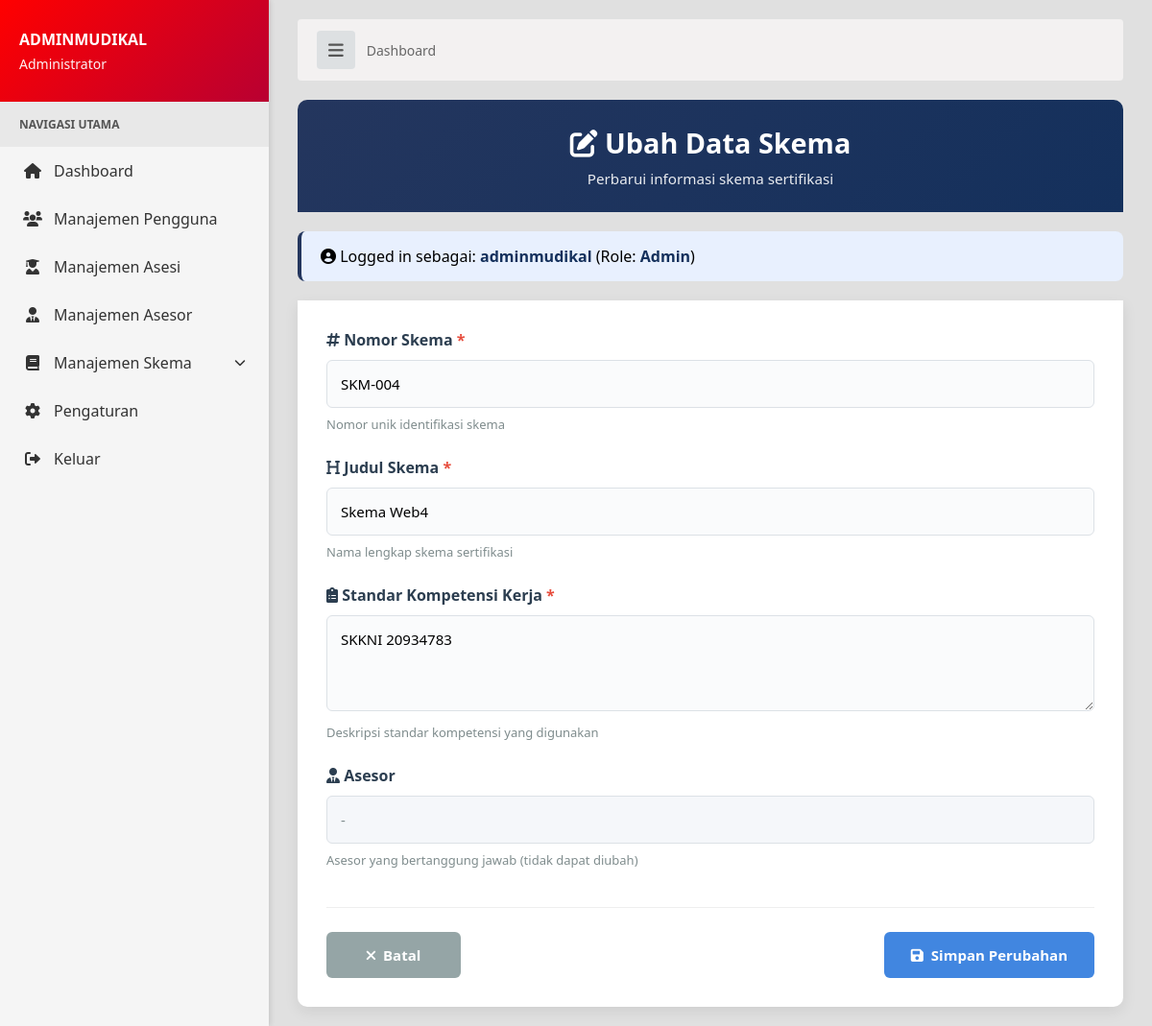
/BERANDA/UTAMA.php?page=../SKEMA/Ubah_Skema.php&id=4 (signed in), run on the app's committed database.
### tables this page shows
CREATE TABLE `tb_skema` (
  `id_skema` int(11) NOT NULL,
  `nomor_skema` varchar(100) NOT NULL,
  `judul_skema` varchar(100) NOT NULL,
  `standar_kompetensi_kerja` varchar(100) NOT NULL,
  `id_asesor` int(11) NOT NULL
);

### SKEMA/Ubah_Skema.php (the view, shortened to what this page needs)
<?php
include '../koneksi.php';
$skema_data = [];
if (isset($_GET['id'])) {
    $id = intval($_GET['id']);
    $sql = "SELECT s.*, a.nama_asesor
            FROM tb_skema s
            LEFT JOIN tb_asesor a ON s.id_asesor = a.id_asesor
            WHERE s.id_skema = ?";
    $stmt = mysqli_prepare($koneksi, $sql);
    if ($stmt) {
        mysqli_stmt_bind_param($stmt, "i", $id);
        mysqli_stmt_execute($stmt);
        $result = mysqli_stmt_get_result($stmt);
        if ($result && mysqli_num_rows($result) > 0) {
            $skema_data = mysqli_fetch_assoc($result);
        } else {
            $message = "Data skema tidak ditemukan.";
            $message_type = 'error';
        }
    }
} else {
    $message = "ID skema tidak valid.";
    $message_type = 'error';
}
?>
<link rel="stylesheet" href="https://cdnjs.cloudflare.com/ajax/libs/font-awesome/6.0.0/css/all.min.css">
<div class="ubah-container">
    <div class="ubah-header">
        <h1><i class="fas fa-edit"></i> Ubah Data Skema</h1>
        <p>Perbarui informasi skema sertifikasi</p>
    </div>
    <div class="user-info">
        <i class="fas fa-user-circle"></i> Logged in sebagai:
        <span><?php echo htmlspecialchars($_SESSION['username'] ?? ''); ?></span>
        (Role: <span><?php echo htmlspecialchars($_SESSION['role'] ?? ''); ?></span>)
    </div>
    <?php if (!empty($skema_data)): ?>
        <div class="form-container">
            <form method="post" action="" id="editSkemaForm">
                <div class="form-group">
                    <label for="nomor_skema" class="required">
                        <i class="fas fa-hashtag"></i> Nomor Skema
                    </label>
                    <input type="text"
                           id="nomor_skema"
                           name="nomor_skema"
                           class="form-control"
                           value="<?php echo htmlspecialchars($skema_data['nomor_skema']); ?>"
                           required
                           maxlength="100">
                    <span class="form-hint">Nomor unik identifikasi skema</span>
                </div>
                <div class="form-group">
                    <label for="judul_skema" class="required">
                        <i class="fas fa-heading"></i> Judul Skema
                    </label>
                    <input type="text"
                           id="judul_skema"
                           name="judul_skema"
                           class="form-control"
                           value="<?php echo htmlspecialchars($skema_data['judul_skema']); ?>"
                           required
                           maxlength="100">
                    <span class="form-hint">Nama lengkap skema sertifikasi</span>
                </div>
                <div class="form-group">
                    <label for="standar_kompetensi_kerja" class="required">
                        <i class="fas fa-clipboard-list"></i> Standar Kompetensi Kerja
                    </label>
                    <textarea
                        id="standar_kompetensi_kerja"
                        name="standar_kompetensi_kerja"
                        class="form-control"
                        required><?php echo htmlspecialchars($skema_data['standar_kompetensi_kerja']); ?></textarea>
                    <span class="form-hint">Deskripsi standar kompetensi yang digunakan</span>
                </div>
                <div class="form-group">
                    <label for="nama_asesor">
                        <i class="fas fa-user-tie"></i> Asesor
                    </label>
                    <input type="text"
                           id="nama_asesor"
                           class="form-control"
                           value="<?php echo htmlspecialchars($skema_data['nama_asesor'] ?? '-'); ?>"
                           readonly>
                    <span class="form-hint">Asesor yang bertanggung jawab (tidak dapat diubah)</span>
                </div>
                <div class="button-group">
                    <a href="../BERANDA/UTAMA.php?page=../SKEMA/list_skema.php" class="btn btn-secondary">
                        <i class="fas fa-times"></i> Batal
                    </a>
                    <button type="submit" name="update" class="btn btn-primary">
                        <i class="fas fa-save"></i> Simpan Perubahan
                    </button>
                </div>
            </form>
        </div>
    <?php endif; ?>
</div>

### BERANDA/UTAMA.php (style rules this page uses)
* { margin: 0; padding: 0; box-sizing: border-box; font-family: 'Segoe UI', Roboto, 'Helvetica Neue', Arial, sans-serif; }
body { background-color: #e0e0e0; display: flex; flex-direction: column; min-height: 100vh; }

### SKEMA/Ubah_Skema.php (style rules this page uses)
.ubah-container { max-width: 900px; margin: 0 auto; }
.ubah-header { background: linear-gradient(135deg, #24365e 0%, #14305c 100%); color: white; padding: 25px 30px; border-radius: 10px 10px 0 0; text-align: center; }
.ubah-header h1 { font-size: 1.8em; margin-bottom: 8px; }
.ubah-header p { opacity: 0.9; font-size: 0.95em; }
.user-info { background: #e8f0fe; padding: 15px 20px; margin: 20px 0; border-radius: 8px; border-left: 4px solid #24365e; }
.user-info span { font-weight: 600; color: #14305c; }
.form-container { background: white; padding: 30px; border-radius: 0 0 10px 10px; box-shadow: 0 5px 15px rgba(0, 0, 0, 0.08); }
.form-group { margin-bottom: 25px; }
.form-group label { display: block; margin-bottom: 10px; font-weight: 600; color: #2c3e50; }
.form-group label.required::after { content: " *"; color: #e74c3c; }
.form-control { width: 100%; padding: 14px; border: 1px solid #dce1e6; border-radius: 6px; font-size: 15px; transition: all 0.3s ease; background-color: #fafbfc; }
.form-control[readonly] { background-color: #f5f7fa; color: #7f8c8d; cursor: not-allowed; }
textarea.form-control { min-height: 100px; resize: vertical; font-family: inherit; }
.form-hint { display: block; margin-top: 8px; font-size: 13px; color: #7f8c8d; }
.button-group { display: flex; justify-content: space-between; margin-top: 40px; padding-top: 25px; border-top: 1px solid #eee; }
.btn { display: inline-flex; align-items: center; justify-content: center; padding: 14px 28px; border: none; border-radius: 6px; font-size: 15px; font-weight: 600; cursor: pointer; text-decoration: none; transition: all 0.3s ease; min-width: 140px; }
.btn i { margin-right: 8px; }
.btn-primary { background-color: #4186e0; color: white; }
.btn-secondary { background-color: #95a5a6; color: white; }
.form-container { animation: fadeIn 0.5s ease-out; }

### data on the page
tb_skema: nomor_skema "SKM-004", judul_skema "Skema Web4", standar_kompetensi_kerja "SKKNI 20934783"

### other printed values
$username "ADMINMUDIKAL"
$user_data['role_desc'] "Administrator"
$item['label'] "Dashboard"
$item['label'] "Manajemen Pengguna"
$item['label'] "Manajemen Asesi"
$item['label'] "Manajemen Asesor"
$item['label'] "Manajemen Skema"
$_SESSION['username'] "adminmudikal"
$_SESSION['role'] "Admin"
